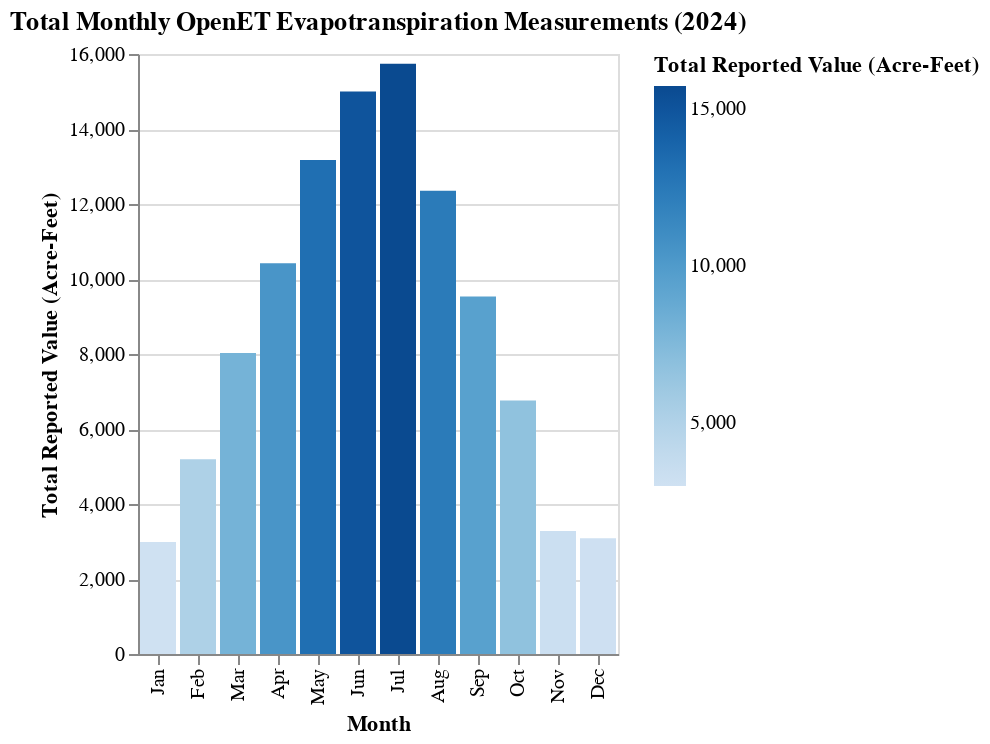

The notebook cell saved with this chart:
### Markdown cell above
**Reasoning**:
Use Altair to create an interactive histogram with tooltips, custom x-axis labels, and a single-hue color scale based on the total reported value.

### Code cell
import altair as alt
import pandas as pd

# Aggregate monthly sums across all parcels
total_monthly_sums = defaultdict(float)
for parcel_data in parcel_monthly_data.values():
    for month, total_value in parcel_data.items():
        total_monthly_sums[month] += total_value

if not total_monthly_sums:
    print("No data available for plotting.")
else:
    # Create a list of dictionaries for Altair
    chart_data = []
    for month, total_sum in total_monthly_sums.items():
        chart_data.append({'Month': month, 'Total Reported Value (Acre-Feet)': total_sum})

    # Convert to DataFrame for Altair
    chart_df = pd.DataFrame(chart_data)

    # Map month numbers to month names for x-axis labels
    month_names = {
        1: 'Jan', 2: 'Feb', 3: 'Mar', 4: 'Apr', 5: 'May', 6: 'Jun',
        7: 'Jul', 8: 'Aug', 9: 'Sep', 10: 'Oct', 11: 'Nov', 12: 'Dec'
    }
    chart_df['Month Name'] = chart_df['Month'].map(month_names)

    # Create the interactive bar chart using Altair
    chart = alt.Chart(chart_df).mark_bar().encode(
        # Use Month Name for the x-axis and sort by Month number
        x=alt.X('Month Name', sort=list(month_names.values()), title='Month'),
        y=alt.Y('Total Reported Value (Acre-Feet)'),
        tooltip=['Month Name', 'Total Reported Value (Acre-Feet)'],
        # Apply a color scale based on the total reported value (mid-blue hue)
        color=alt.Color('Total Reported Value (Acre-Feet)', scale=alt.Scale(scheme='blues')), # Changed range to scheme
    ).properties(
        title='Total Monthly OpenET Evapotranspiration Measurements (2024)'
    ).interactive() # Make the chart interactive

    # Display the chart
    chart.display()

### Figure 1 — Vega-Lite specification as saved in the notebook (floating-point values rounded to 4 significant figures)
{"config": {"view": {"continuousWidth": 300, "continuousHeight": 300}}, "data": {"name": "data-6d225260bca6c9585a5b773685190b33"}, "mark": {"type": "bar"}, "encoding": {"color": {"field": "Total Reported Value (Acre-Feet)", "scale": {"scheme": "blues"}, "type": "quantitative"}, "tooltip": [{"field": "Month Name", "type": "nominal"}, {"field": "Total Reported Value (Acre-Feet)", "type": "quantitative"}], "x": {"field": "Month Name", "sort": ["Jan", "Feb", "Mar", "Apr", "May", "Jun", "Jul", "Aug", "Sep", "Oct", "Nov", "Dec"], "title": "Month", "type": "nominal"}, "y": {"field": "Total Reported Value (Acre-Feet)", "type": "quantitative"}}, "params": [{"name": "param_1", "select": {"type": "interval", "encodings": ["x", "y"]}, "bind": "scales"}], "title": "Total Monthly OpenET Evapotranspiration Measurements (2024)", "$schema": "https://vega.github.io/schema/vega-lite/v5.20.1.json", "datasets": {"data-6d225260bca6c9585a5b773685190b33": [{"Month": 12, "Total Reported Value (Acre-Feet)": 3085.0, "Month Name": "Dec"}, {"Month": 9, "Total Reported Value (Acre-Feet)": 9532.0, "Month Name": "Sep"}, {"Month": 10, "Total Reported Value (Acre-Feet)": 6761.0, "Month Name": "Oct"}, {"Month": 2, "Total Reported Value (Acre-Feet)": 5193.0, "Month Name": "Feb"}, {"Month": 6, "Total Reported Value (Acre-Feet)": 15000.0, "Month Name": "Jun"}, {"Month": 7, "Total Reported Value (Acre-Feet)": 15740.0, "Month Name": "Jul"}, {"Month": 11, "Total Reported Value (Acre-Feet)": 3281.0, "Month Name": "Nov"}, {"Month": 4, "Total Reported Value (Acre-Feet)": 10420.0, "Month Name": "Apr"}, {"Month": 1, "Total Reported Value (Acre-Feet)": 2986.0, "Month Name": "Jan"}, {"Month": 5, "Total Reported Value (Acre-Feet)": 13180.0, "Month Name": "May"}, {"Month": 3, "Total Reported Value (Acre-Feet)": 8027.0, "Month Name": "Mar"}, {"Month": 8, "Total Reported Value (Acre-Feet)": 12360.0, "Month Name": "Aug"}]}}
